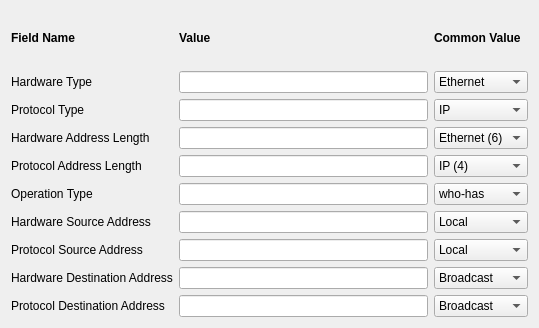
             <widget class="QWidget" name="scrollAreaWidgetContents_3">
              <property name="geometry">
               <rect>
                <x>0</x>
                <y>-80</y>
                <width>539</width>
                <height>328</height>
               </rect>
              </property>
              <layout class="QGridLayout" name="gridLayout_3">
               <item row="7" column="2">
                <widget class="QComboBox" name="comboBoxARPPsrc">
                 <item>
                  <property name="text">
                   <string>Local</string>
                  </property>
                 </item>
                 <item>
                  <property name="text">
                   <string>Custom</string>
                  </property>
                 </item>
                </widget>
               </item>
               <item row="3" column="1">
                <widget class="QLineEdit" name="lineEditARPHwlen"/>
               </item>
               <item row="5" column="1">
                <widget class="QLineEdit" name="lineEditARPOp"/>
               </item>
               <item row="2" column="1">
                <widget class="QLineEdit" name="lineEditARPPtype"/>
               </item>
               <item row="9" column="1">
                <widget class="QLineEdit" name="lineEditARPPdst"/>
               </item>
               <item row="9" column="2">
                <widget class="QComboBox" name="comboBoxARPPdst">
                 <item>
                  <property name="text">
                   <string>Broadcast</string>
                  </property>
                 </item>
                 <item>
                  <property name="text">
                   <string>Custom</string>
                  </property>
                 </item>
                </widget>
               </item>
               <item row="8" column="2">
                <widget class="QComboBox" name="comboBoxARPHwdst">
                 <item>
                  <property name="text">
                   <string>Broadcast</string>
                  </property>
                 </item>
                 <item>
                  <property name="text">
                   <string>Custom</string>
                  </property>
                 </item>
                </widget>
               </item>
               <item row="6" column="1">
                <widget class="QLineEdit" name="lineEditARPHwsrc"/>
               </item>
               <item row="4" column="1">
                <widget class="QLineEdit" name="lineEditARPPlen"/>
               </item>
               <item row="0" column="2">
                <widget class="QLabel" name="label_48">
                 <property name="minimumSize">
                  <size>
                   <width>0</width>
                   <height>54</height>
                  </size>
                 </property>
                 <property name="text">
                  <string>&lt;b&gt;Common Value&lt;/b&gt;</string>
                 </property>
                </widget>
               </item>
               <item row="1" column="1">
                <widget class="QLineEdit" name="lineEditARPHwtype"/>
               </item>
               <item row="8" column="1">
                <widget class="QLineEdit" name="lineEditARPHwdst"/>
               </item>
               <item row="7" column="1">
                <widget class="QLineEdit" name="lineEditARPPsrc"/>
               </item>
               <item row="2" column="2">
                <widget class="QComboBox" name="comboBoxARPPtype">
                 <item>
                  <property name="text">
                   <string>IP</string>
                  </property>
                 </item>
                 <item>
                  <property name="text">
                   <string>Custom</string>
                  </property>
                 </item>
                </widget>
               </item>
               <item row="6" column="2">
                <widget class="QComboBox" name="comboBoxARPHwsrc">
                 <item>
                  <property name="text">
                   <string>Local</string>
                  </property>
                 </item>
                 <item>
                  <property name="text">
                   <string>Custom</string>
                  </property>
                 </item>
                </widget>
               </item>
               <item row="5" column="2">
                <widget class="QComboBox" name="comboBoxARPOp">
                 <item>
                  <property name="text">
                   <string>who-has</string>
                  </property>
                 </item>
                 <item>
                  <property name="text">
                   <string>is-at</string>
                  </property>
                 </item>
                 <item>
                  <property name="text">
                   <string>Custom</string>
                  </property>
                 </item>
                </widget>
               </item>
               <item row="4" column="2">
                <widget class="QComboBox" name="comboBoxARPPlen">
                 <item>
                  <property name="text">
                   <string>IP (4)</string>
                  </property>
                 </item>
                 <item>
                  <property name="text">
                   <string>Custom</string>
                  </property>
                 </item>
                </widget>
               </item>
               <item row="3" column="2">
                <widget class="QComboBox" name="comboBoxARPHwlen">
                 <item>
                  <property name="text">
                   <string>Ethernet (6)</string>
                  </property>
                 </item>
                 <item>
                  <property name="text">
                   <string>Custom</string>
                  </property>
                 </item>
                </widget>
               </item>
               <item row="1" column="2">
                <widget class="QComboBox" name="comboBoxARPHwtype">
                 <item>
                  <property name="text">
                   <string>Ethernet</string>
                  </property>
                 </item>
                 <item>
                  <property name="text">
                   <string>Custom</string>
                  </property>
                 </item>
                </widget>
               </item>
               <item row="1" column="0">
                <widget class="QLabel" name="label_9">
                 <property name="text">
                  <string>Hardware Type</string>
                 </property>
                </widget>
               </item>
               <item row="2" column="0">
                <widget class="QLabel" name="label_4">
                 <property name="text">
                  <string>Protocol Type</string>
                 </property>
                </widget>
               </item>
               <item row="3" column="0">
                <widget class="QLabel" name="label_12">
                 <property name="text">
                  <string>Hardware Address Length</string>
                 </property>
                </widget>
               </item>
               <item row="0" column="0">
                <widget class="QLabel" name="label_46">
                 <property name="text">
                  <string>&lt;b&gt;Field Name&lt;/b&gt;</string>
                 </property>
                </widget>
               </item>
               <item row="4" column="0">
                <widget class="QLabel" name="label_11">
                 <property name="text">
                  <string>Protocol Address Length</string>
                 </property>
                </widget>
               </item>
               <item row="5" column="0">
                <widget class="QLabel" name="label_8">
                 <property name="text">
                  <string>Operation Type</string>
                 </property>
                </widget>
               </item>
               <item row="6" column="0">
                <widget class="QLabel" name="label_10">
                 <property name="text">
                  <string>Hardware Source Address</string>
                 </property>
                </widget>
               </item>
               <item row="0" column="1">
                <widget class="QLabel" name="label_47">
                 <property name="text">
                  <string>&lt;b&gt;Value&lt;/b&gt;</string>
                 </property>
                </widget>
               </item>
               <item row="8" column="0">
                <widget class="QLabel" name="label_7">
                 <property name="text">
                  <string>Hardware Destination Address</string>
                 </property>
                </widget>
               </item>
               <item row="9" column="0">
                <widget class="QLabel" name="label_5">
                 <property name="text">
                  <string>Protocol Destination Address</string>
                 </property>
                </widget>
               </item>
               <item row="7" column="0">
                <widget class="QLabel" name="label_6">
                 <property name="text">
                  <string>Protocol Source Address</string>
                 </property>
                </widget>
               </item>
              </layout>
             </widget>
